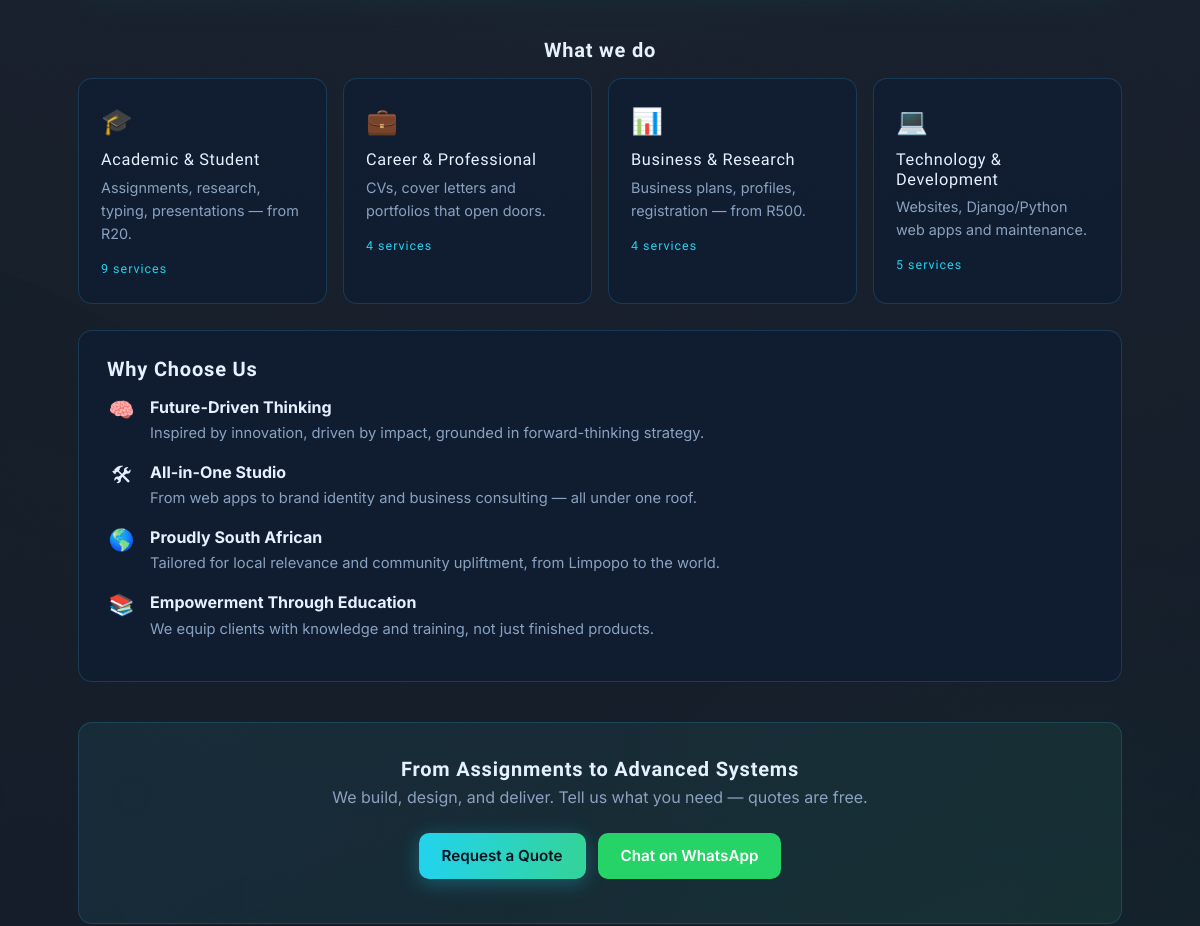
Before: / (middle part) with the older database file.
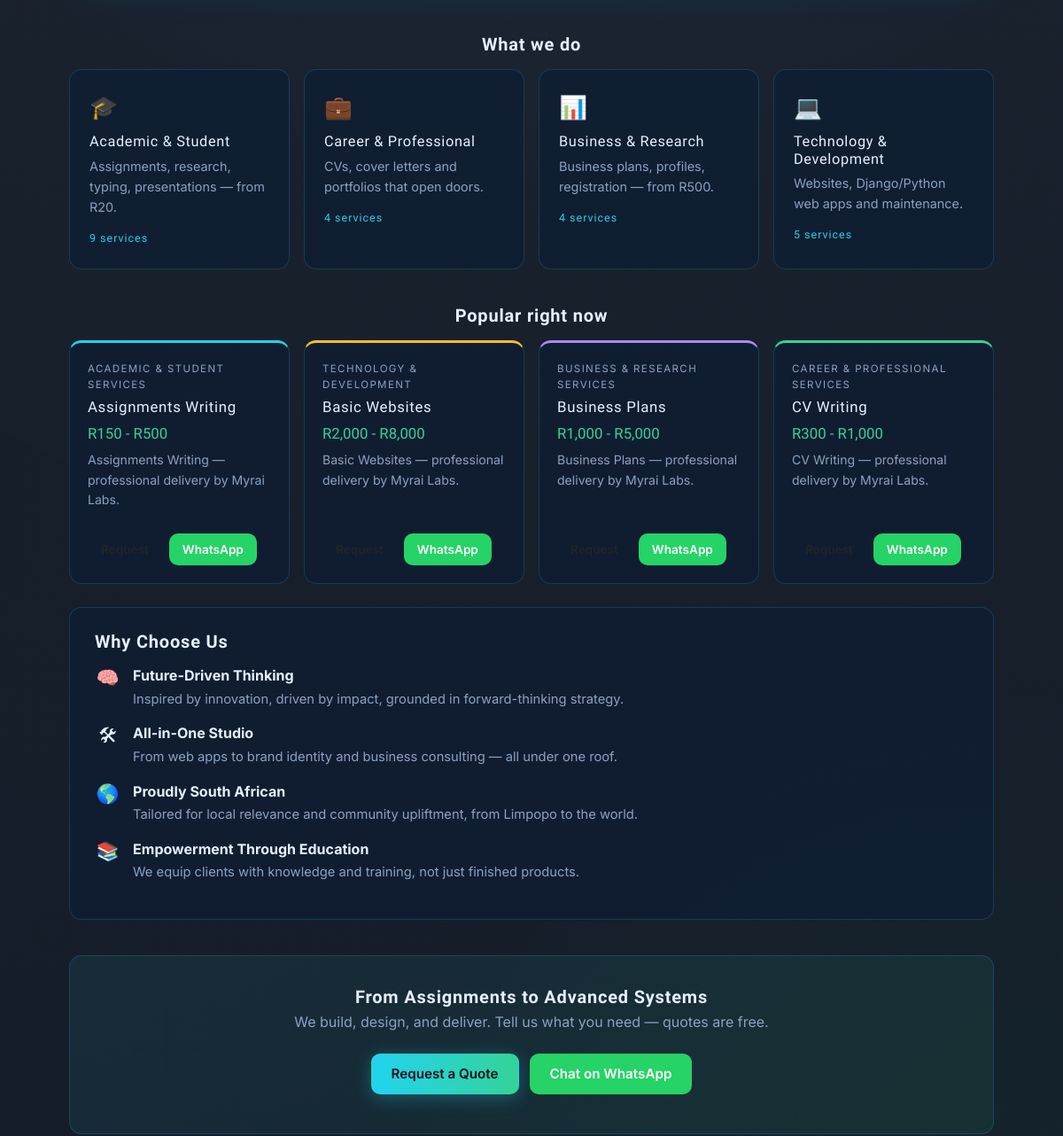
After: the same page with the newer database file.
### hello/models.py (models this page shows, shortened)
class Service(models.Model):
    class Unit(models.TextChoices):
        FIXED = "", "fixed price"
        PER_PAGE = "per_page", "Per Page"
        PER_MONTH = "per_month", "Per Month"
    category = models.ForeignKey(
        ServiceCategory, on_delete=models.CASCADE,
        related_name='services',
    )
    name = models.CharField(max_length=170, unique=True)
    slug = models.SlugField(max_length=170, unique=True)
    description = models.TextField()
    price_min = models.DecimalField(max_digits=10, decimal_places=2)
    price_max = models.DecimalField(max_digits=10, decimal_places=2, null=True,blank=True)
    open_ended = models.BooleanField(default=False)
    unit = models.CharField(max_length=12, choices=Unit.choices, default=Unit.FIXED)
    featured = models.BooleanField(default=False)
    is_active = models.BooleanField(default=True)
    sort_order = models.PositiveIntegerField(default=0)
    class Meta:
        ordering = ['sort_order', 'name']
        unique_together = [('category', 'name')]
    @property
    def price_display(self):
        fmt = lambda v: "R{:,.0f}".format(v)
        lo = fmt(self.price_min)
        suffix = '/pg' if self.unit == self.Unit.PER_PAGE else '/mo' if self.unit == self.Unit.PER_MONTH else ''
        if self.price_max is not None:
            plus = '+' if self.open_ended else ''
            return f"{lo} - {fmt(self.price_max)}{suffix}{plus}"
        return f"{lo}+{suffix}" if self.open_ended else lo

class ServiceCategory(models.Model):
    class Accent(models.TextChoices):
        CYAN = "cyan", "Cyan (Academic)"
        GREEN = "green", "Green (Career)"
        PURPLE = "purple", "Purple (Business)"
        ORANGE = "orange", "Orange (Technology)"
    name = models.CharField(max_length=100, unique=True)
    slug = models.SlugField(max_length=120, unique=True)
    icon = models.CharField(max_length=16, blank=True)
    accent = models.CharField(max_length=10, choices=Accent.choices, default=Accent.CYAN)
    blurb = models.CharField(max_length=250, blank=True)
    sort_order = models.PositiveIntegerField(default=0)
    is_active = models.BooleanField(default=True)
    class Meta:
        verbose_name = "Service Category"
        verbose_name_plural = "Service Categories"
        ordering = ["sort_order", "name"]

### hello/views.py (the view)
# urls.py: path("", views.index, name="index"),
def index(request):
    featured = (
        Service.objects.filter(featured=True, is_active=True)
        .select_related("category")[:4]
    )
    counts = {
        c.slug.replace("-", "_"): c.services.count()
        for c in ServiceCategory.objects.filter(is_active=True)
    }
    return render(request, "myrai/index.html", {
        "featured_services": featured,
        "category_counts": counts,
    })

### hello/context.py (called while the page is built)
def site_settings(request):
    default_msg = f"Hi {settings.BUSINESS_NAME}! I'd like to chat about a project."
    return {
        "BUSINESS": {
            "name": settings.BUSINESS_NAME,
            "tagline": settings.BUSINESS_TAGLINE,
            "phone": settings.BUSINESS_PHONE,
            "email": settings.BUSINESS_EMAIL,
            "location": settings.BUSINESS_LOCATION,
        },
        "WHATSAPP_NUMBER": settings.WHATSAPP_NUMBER,
        "wa_float": wa_me_link(default_msg),
        "wa_footer": wa_me_link(default_msg),
    }

### hello/whatsapp.py (called while the page is built)
def normalise_sa_number(number):
    digits = re.sub(r"\D", "", str(number))
    if digits.startswith("0"):
        return "27" + digits[1:]
    if digits.startswith("27"):
        return digits
    return digits

def wa_me_link(message="", phone=None):
    number = normalise_sa_number(phone or settings.WHATSAPP_NUMBER)
    url = f"https://wa.me/{number}"
    if message:
        url += "?text=" + urllib.parse.quote(message)
    return url

### hello/templates/myrai/index.html (shortened to what this page needs)
{% extends "myrai/layout.html" %}
{% load static %}
{% block content %}
<section class="services-strip">
    <h2 class="section-title">What we do</h2>
    <div class="cat-grid">
        <a class="cat-card accent-cyan" href="{% url 'services' %}#academic-student">
            <span class="cat-icon">&#127891;</span>
            <h3>Academic &amp; Student</h3>
            <p>Assignments, research, typing, presentations — from R20.</p>
            <span class="cat-count">{{ category_counts.academic_student|default:9 }} services</span>
        </a>
        <a class="cat-card accent-green" href="{% url 'services' %}#career-professional">
            <span class="cat-icon">&#128188;</span>
            <h3>Career &amp; Professional</h3>
            <p>CVs, cover letters and portfolios that open doors.</p>
            <span class="cat-count">{{ category_counts.career_professional|default:4 }} services</span>
        </a>
        <a class="cat-card accent-purple" href="{% url 'services' %}#business-research">
            <span class="cat-icon">&#128202;</span>
            <h3>Business &amp; Research</h3>
            <p>Business plans, profiles, registration — from R500.</p>
            <span class="cat-count">{{ category_counts.business_research|default:4 }} services</span>
        </a>
        <a class="cat-card accent-orange" href="{% url 'services' %}#technology-development">
            <span class="cat-icon">&#128187;</span>
            <h3>Technology &amp; Development</h3>
            <p>Websites, Django/Python web apps and maintenance.</p>
            <span class="cat-count">{{ category_counts.technology_development|default:5 }} services</span>
        </a>
    </div>
</section>
{% if featured_services %}
<section class="featured">
    <h2 class="section-title">Popular right now</h2>
    <div class="featured-grid">
        {% for service in featured_services %}
            <div class="featured-card accent-{{ service.category.accent }}">
                <span class="featured-cat">{{ service.category.name }}</span>
                <h3>{{ service.name }}</h3>
                <p class="price-tag">{{ service.price_display }}</p>
                <p class="featured-desc">{{ service.description }}</p>
                <div class="card-actions">
                    <a class="btn small-btn" href="{% url 'request_quote_service' service.slug %}">Request</a>
                    <a class="btn small-btn whatsapp-btn" target="_blank" rel="noopener"
                       href="https://wa.me/{{ WHATSAPP_NUMBER }}?text=Hi%20Myrai%20Labs!%20I%27m%20interested%20in%20*{{ service.name|urlencode }}*.">WhatsApp</a>
                </div>
            </div>
        {% endfor %}
    </div>
</section>
{% endif %}
<div class="bubble">
    <h2>Why Choose Us</h2>
    <ul class="why-list">
        <li><span class="why-icon">&#129504;</span><div><b>Future-Driven Thinking</b><p>Inspired by innovation, driven by impact, grounded in forward-thinking strategy.</p></div></li>
        <li><span class="why-icon">&#128736;</span><div><b>All-in-One Studio</b><p>From web apps to brand identity and business consulting — all under one roof.</p></div></li>
        <li><span class="why-icon">&#127758;</span><div><b>Proudly South African</b><p>Tailored for local relevance and community upliftment, from Limpopo to the world.</p></div></li>
        <li><span class="why-icon">&#128218;</span><div><b>Empowerment Through Education</b><p>We equip clients with knowledge and training, not just finished products.</p></div></li>
    </ul>
</div>
<section class="cta-band">
    <h2>From Assignments to Advanced Systems</h2>
    <p>We build, design, and deliver. Tell us what you need — quotes are free.</p>
    <div class="hero-actions">
        <a href="{% url 'request_quote' %}" class="btn primary-btn">Request a Quote</a>
        <a href="{{ wa_float }}" class="btn whatsapp-btn" target="_blank" rel="noopener">Chat on WhatsApp</a>
    </div>
</section>
{% endblock %}

Changed rows visible on the page:
added Service: category.name "ACADEMIC & STUDENT SERVICES", name "Assignments Writing", price_display "R150 - R500", description "Assignments Writing — professional delivery by Myrai Labs."
added Service: category.name "TECHNOLOGY & DEVELOPMENT", name "Basic Websites", price_display "R2,000 - R8,000", description "Basic Websites — professional delivery by Myrai Labs."
added Service: category.name "BUSINESS & RESEARCH SERVICES", name "Business Plans", price_display "R1,000 - R5,000", description "Business Plans — professional delivery by Myrai Labs."
added Service: category.name "CAREER & PROFESSIONAL SERVICES", name "CV Writing", price_display "R300 - R1,000", description "CV Writing — professional delivery by Myrai Labs."
Other visible differences:
text now shown: "Popular right now"
